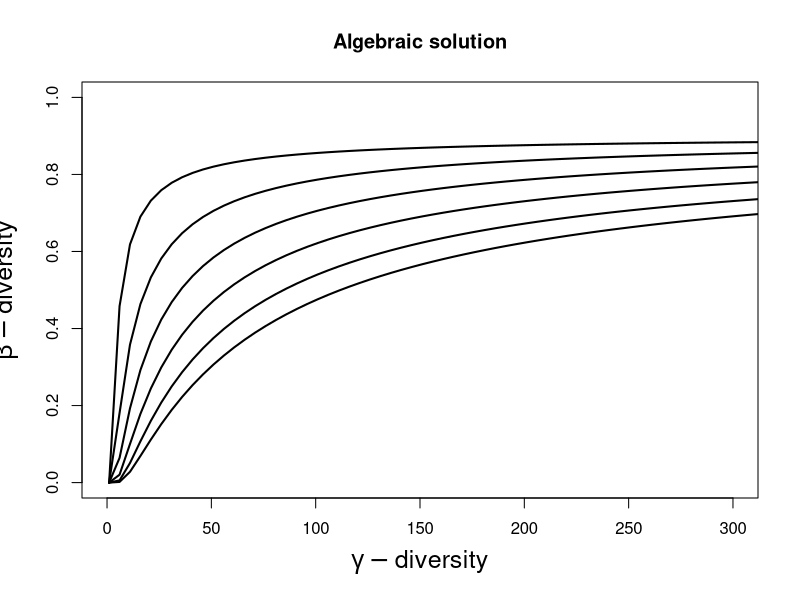
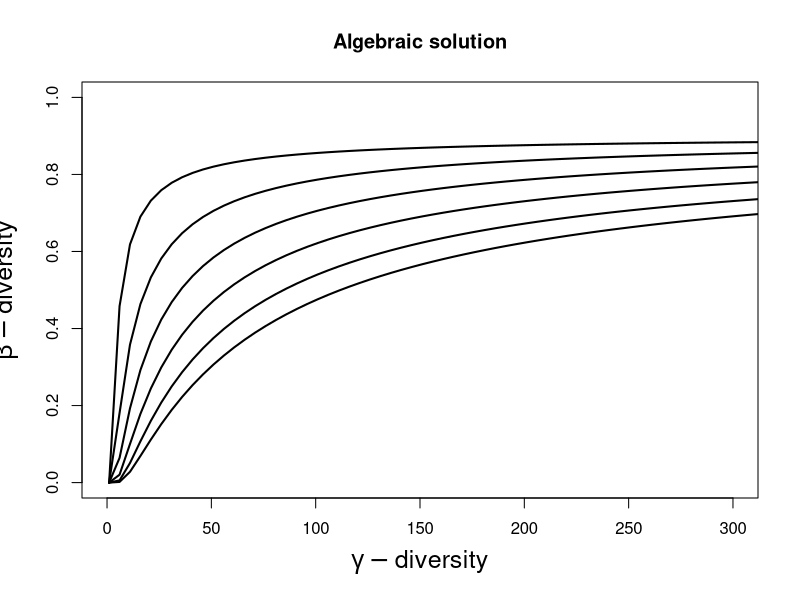
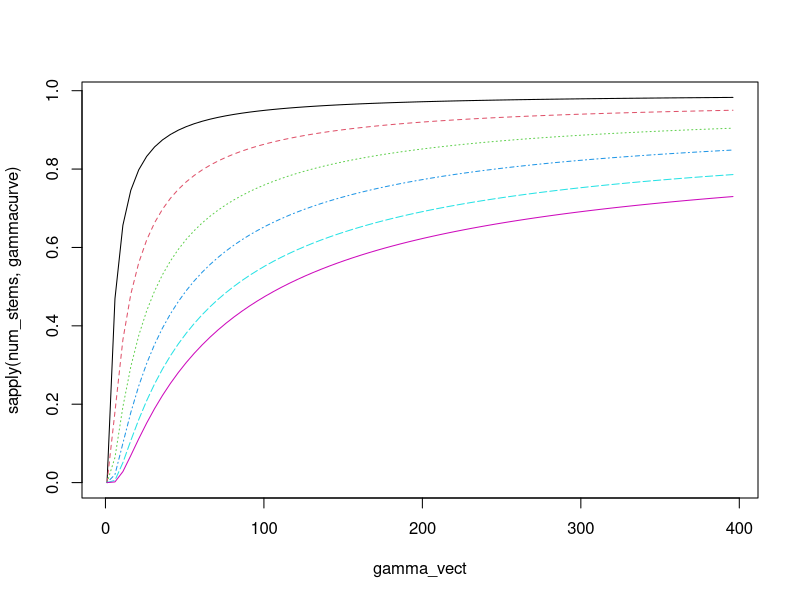

The R script that drew these images, in order:
## ---- chunk 1
###############################################################
## Algebraic solution for the beta partition: (i.e. fig 2A) ###
################################################################
# vector of regional gamma diversities
gamma_vect <- seq(1,400, by = 5)
# ncom is the number of transects per site
ncom <- 10
#stems per transect:
num_stems  <- c( 5, 15, 30, 50,  75, 100 )
gamma<-NULL
gamma_obs<-NULL
beta_obs_matrix<-matrix(0,length(num_stems), length(gamma_vect))
probs <- NULL
## ---- chunk 2
for (j in 1:length(num_stems)) {
  beta_obs <- NULL
  for(i in 1:length(gamma_vect)){
    pool <- gamma_vect[i]
    quantile_vect <- seq(0,1,length.out = (pool +2))
    quantile_vect <- quantile_vect[2:(pool+1)]; #this will make evenly spaced draws from the lognormal species abundance distribution
    abundances <- qlnorm(quantile_vect)
    probs <- abundances/sum(abundances) #converts the abundance to probabilities
    prob_in_one_comm <- (1 - exp(num_stems[j]*log(1 - probs)))
    gamma_observed <- sum(1 - exp(num_stems[j]*ncom*log(1 - probs)))
    in_how_many = NULL
    for(k in 1:ncom) {
      in_how_many = rbind(dbinom(k,size = ncom, prob = prob_in_one_comm), in_how_many)
    }
    pi_vect <- apply(in_how_many, MARGIN = 1, FUN=sum)/ncom
    beta_partition <- (1 - sum(seq(ncom,1,by= -1)*pi_vect/gamma_observed))
    beta_obs <- c(beta_obs, beta_partition)
    gamma_obs<-c(gamma_obs, gamma_observed)
    gamma<-c(gamma, gamma_vect[i])
  }
  beta_obs_matrix[j,] <- beta_obs
}
plot(gamma_vect, beta_obs_matrix[1,], type = "l", ylim = c(0,1), xlim=c(0,300),xlab=expression(gamma-diversity), ylab=expression(beta -diversity), cex.lab=1.5, lwd=2, main="Algebraic solution")
for (m in 2:length(num_stems)) {
  points(gamma_vect, beta_obs_matrix[m,], type = "l", lwd=2)
}
## ---- chunk 3
## Given the size of a species pool, what are the lognormal probabilities of each species?

sp_prob_lnorm <- function(pool){
  quantile_vect <- seq(0,1,length.out = (pool +2))
  quantile_vect <- quantile_vect[2:(pool+1)]; #this will make evenly spaced draws from the lognormal species abundance distribution
  abundances <- qlnorm(quantile_vect)
  probs <- abundances/sum(abundances) #converts the abundance to probabilities
  probs
}


## Given a vector of species probabilities AND a local density AND the number of transects per community, what is the probability that a species occurs in a given community?
local_occur <- function(nstems, probs, .ncom = ncom){
  prob_in_one_comm <- (1 - exp(nstems * log(1 - probs)))
  in_how_many2 <- lapply(.ncom:1, function(x) dbinom(x, size = .ncom, prob = prob_in_one_comm))
  in_how_many <- do.call(rbind, in_how_many2)
  pi_vect <- rowSums(in_how_many)/ncom
  pi_vect
  }

## Given a vector of species probabilities AND a local density AND a number of transects per site, what is the observed gamma?
gammas <- function(nstems, probs, .ncom = ncom){
  gamma_observed <- sum(1 - exp(nstems * .ncom * log(1 - probs)))
  gamma_observed
  }
## ---- chunk 4
for (j in 1:length(num_stems)) {
  beta_obs <- NULL
  for(i in 1:length(gamma_vect)){
    allprobs <- sp_prob_lnorm(pool = gamma_vect[i])
    pi_vect <- local_occur(nstems = num_stems[j], probs = allprobs)
    gamma_observed <- gammas(num_stems[j], probs = allprobs)
    beta_partition <- (1 - sum((ncom:1)*pi_vect/gamma_observed))
    beta_obs <- c(beta_obs, beta_partition)
    gamma_obs<-c(gamma_obs, gamma_observed)
  }
  beta_obs_matrix[j,] <- beta_obs
}
plot(gamma_vect, beta_obs_matrix[1,], type = "l", ylim = c(0,1), xlim=c(0,300),xlab=expression(gamma-diversity), ylab=expression(beta -diversity), cex.lab=1.5, lwd=2, main="Algebraic solution")
for (m in 2:length(num_stems)) {
  points(gamma_vect, beta_obs_matrix[m,], type = "l", lwd=2)
}
## ---- chunk 5
## betapartition is calculated from both local occurrance number and observed gamma, AND the number of local samples:

betapart <- function(ngamma, loc.abd, .ncom = ncom){
    allprobs <- sp_prob_lnorm(pool = ngamma)
    pi_vect <- local_occur(nstems = loc.abd, probs = allprobs)
    gamma_observed <- gammas(num_stems[j], probs = allprobs)
    beta_partition <- 1 - sum((.ncom:1) * pi_vect / gamma_observed)
    beta_partition
}

gammacurve <- function(abd, .gamma_vec = gamma_vect){
  sapply(.gamma_vec, function(x) betapart(ngamma = x, loc.abd = abd))
}

matplot(gamma_vect, sapply(num_stems, gammacurve), type = 'l')
